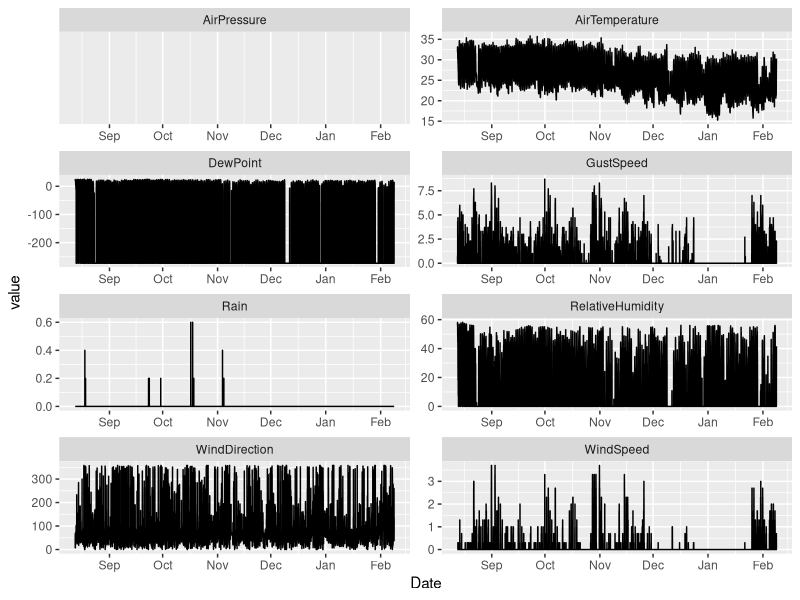

This chart was generated by the following R code:
## ---- chunk 1
knitr::opts_chunk$set(echo = TRUE)
## ---- chunk 2
library(tidyverse)
## ---- chunk 3
list.files(path  = "data/")
## ---- chunk 4
met <- read.csv("data/2020_data_2021_02_08_15_59_21_UTC_1.csv") %>% 
  mutate(Date = as.POSIXct(Date, format = "%y/%m/%d %H:%M:%S"))
met
## ---- chunk 5
names(met)
names(met) <- c("Row", "Date", "WindSpeed", "GustSpeed", "WindDirection",
                "Rain", "AirTemperature", "RelativeHumidity", "DewPoint",
                "AirPressure")
met
## ---- chunk 6
met %>% 
  gather(key = "measurement", "value", 3:10) %>% 
  mutate(measurement = factor(measurement), value = as.double(value)) %>% 
  ggplot(aes(Date, value)) +
  geom_line() +
  facet_wrap(~measurement, ncol = 2, scales = 'free')
